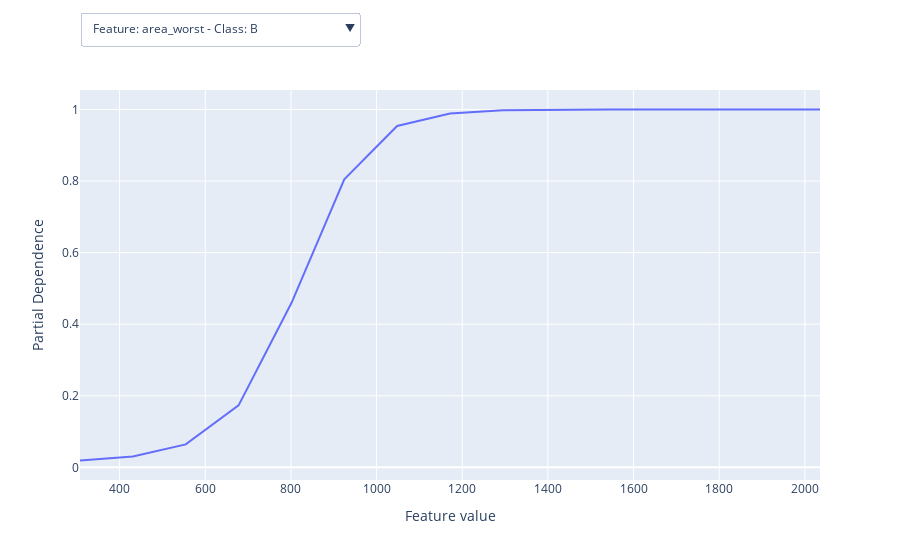

Notebook code cell kept with this figure:
### Markdown cell above
### PDP

### Code cell
parameters = {
        "grid_resolution": 15,
        "lower_percentile": 0.05,
        "upper_percentile": 0.95,
    }
explainer = PartialDependence(model, **parameters)
explanation = explainer.explain(cc_dataset)
plot = explainer.plot(explanation)
plotly.io.from_json(plot[0])
